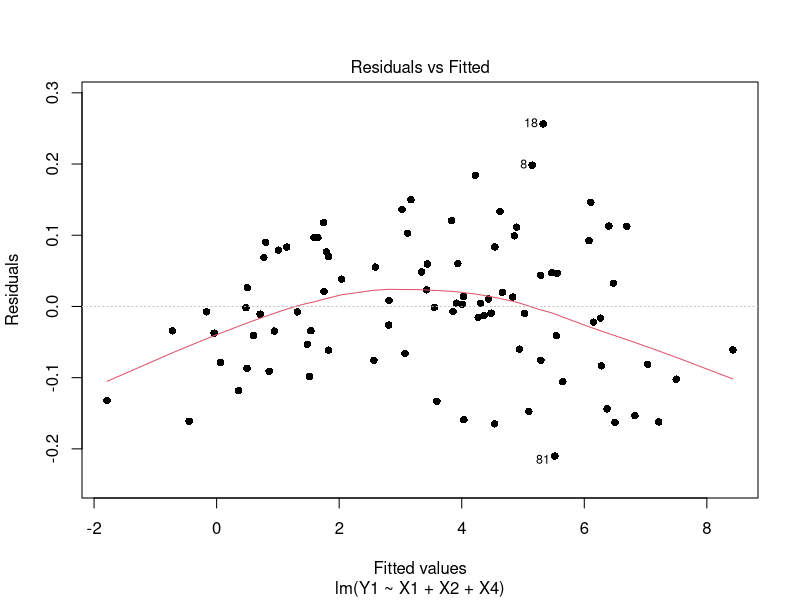

Recreate this plot in R. (Note: this script raises an error after producing the figure.)
## ---- chunk 1
knitr::opts_chunk$set(echo = TRUE)
## ---- chunk 2
RawData <- read.table("RegD3.txt", header=T)
#Considering every tenth data
test = seq(10,nrow(RawData),by=10)
#trainData
trainData <- RawData[-test,]
print("head of training data")
print(head(trainData))
#testData
testData <- RawData[test,]
print("head of testing data")
print(head(testData))
## ---- chunk 3

model <- lm(Y1~X1+X2+X4, data=trainData)
summary(model)
## ---- chunk 4
library(broom)
model.diag.metrics <- augment(model)
head(model.diag.metrics)
## ---- chunk 5
# library(corrplot)
# corrplot(model, method = "number")
## ---- chunk 6
plot(model, pch=16, which=1)
## ---- chunk 7
library(car)
library(stats)
#qqnorm(residuals(model))
#qqline(residuals(model))
qq <- qqPlot(model, main="QQ Plot")
print(qq)
## ---- chunk 8
library(car)
leveragePlots(model)
## ---- chunk 9
library(lmtest)
dwtest(model)
## ---- chunk 10
# Cook's D plot
# identify D values > 4/(n-k-1 )
cutoff <- 4/((nrow(trainData)-length(model$coefficients)-2)) 
plot(model, which=4, cook.levels=cutoff)
# It shows datapoints 1,5 and 47 are influential
influencePlot(model, main="Influence Plot", sub="Circle size is proportial to Cook's Distance" )
## ---- chunk 11
# Evaluate Collinearity
vif(model) # variance inflation factors 
sqrt(vif(model)) > 2 # problem?
## ---- chunk 12
# Evaluate homoscedasticity
# non-constant error variance test
ncvTest(model)
# plot studentized residuals vs. fitted values 
spreadLevelPlot(model)
## ---- chunk 13
# Evaluate Nonlinearity
# component + residual plot 
#crPlots(model)
# Ceres plots 
ceresPlots(model)
## ---- chunk 14
# Test for Autocorrelated Errors
durbinWatsonTest(model)
